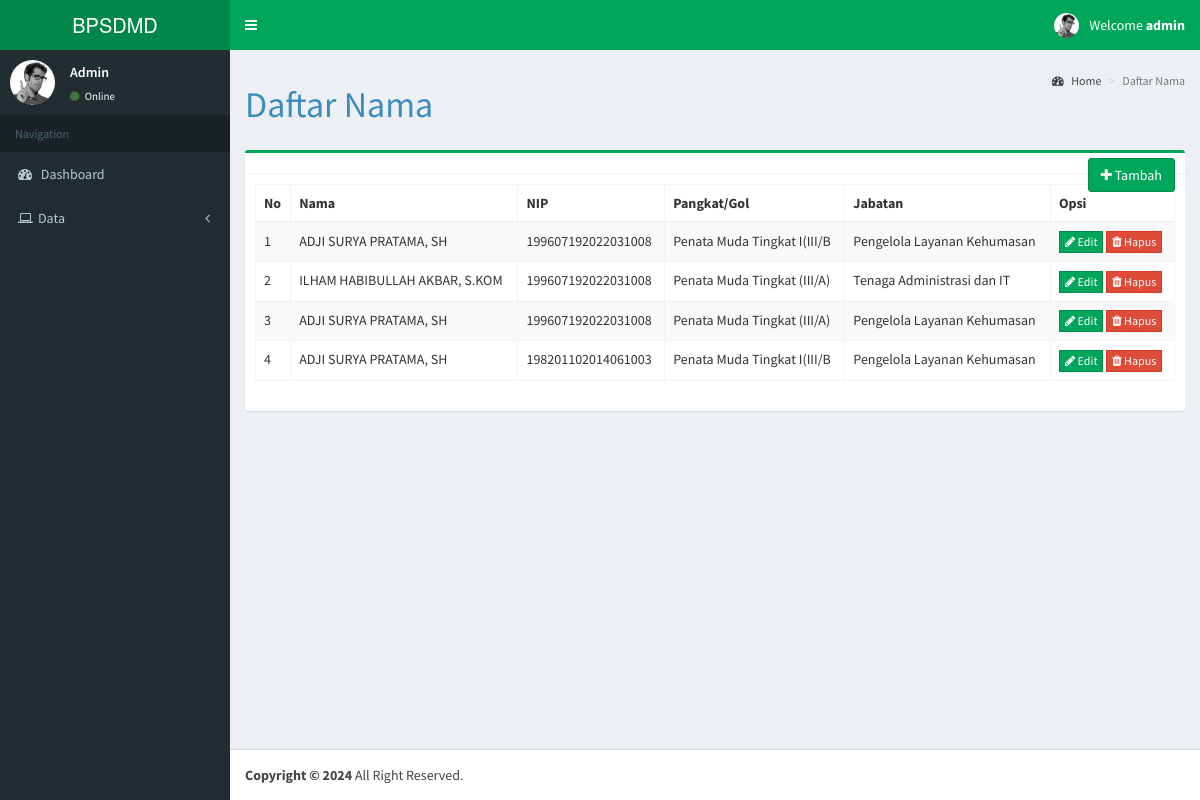
The page /daftar_nama.php (signed in) on the database as committed earlier.
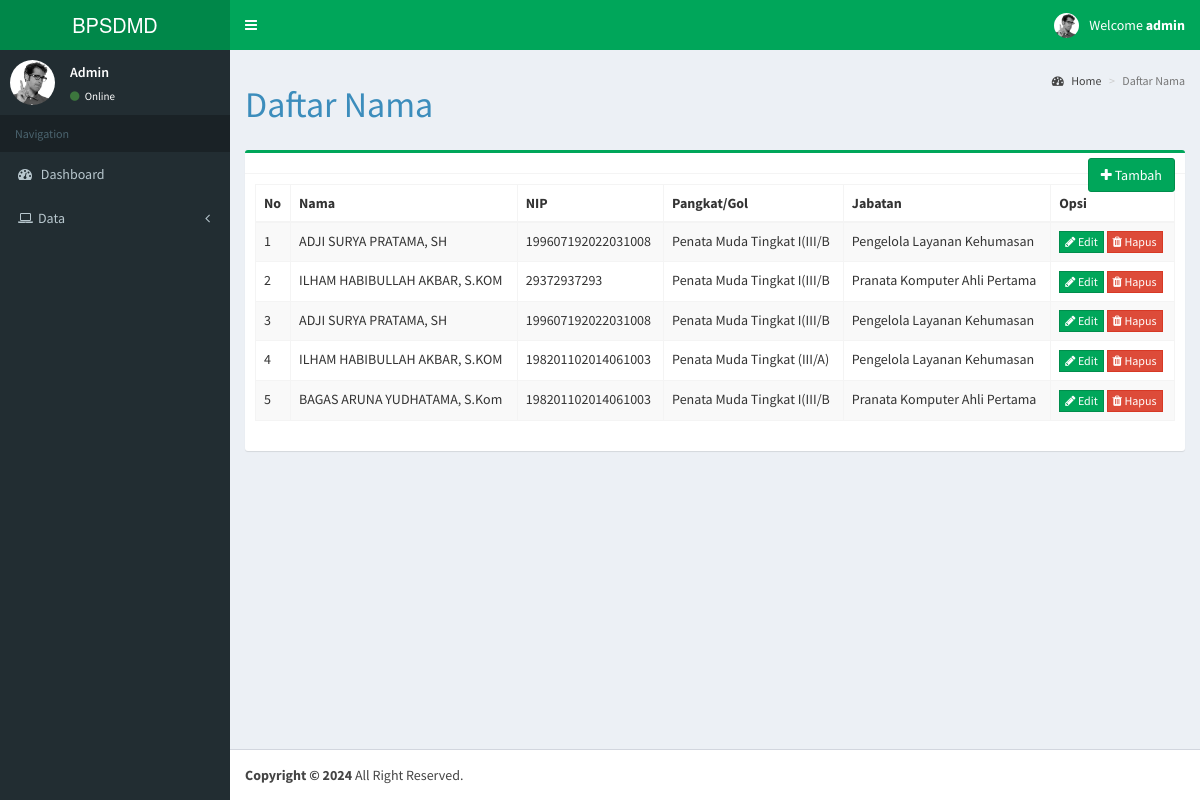
The same page on the database as committed later.
### tables this page shows
CREATE TABLE `daftar_nama` (
  `id_nama` int(11) NOT NULL,
  `nama` varchar(255) NOT NULL,
  `NIP` varchar(255) NOT NULL,
  `pangkat` varchar(255) NOT NULL,
  `jabatan` varchar(255) NOT NULL
);

### daftar_nama.php (the view, shortened to what this page needs)
<?php
include 'template/header_admin.php';
include 'koneksidb.php';
?>
<head>
<link href="https://cdn.jsdelivr.net/npm/select2@4.1.0-rc.0/dist/css/select2.min.css" rel="stylesheet" />
</head>
<div class="content-wrapper">
<section class="content-header">
  <h1>Daftar Nama
  </h1>
  <ol class="breadcrumb">
  <li><a href="index.php"><i class="fa fa-dashboard"></i> Home</a></li>
  <li class="active">Daftar Nama</li>
  </ol>
</section>
<section class="content">
  <div class="row">
    <div class="col-sm-12">
      <div class="box box-success">
        <div class="box-header with-border">
          <div class="box-tools pull-left">
            <a href="#" class="btn btn-success" data-toggle="modal" data-target="#tambahproduk"><i class="fa fa-plus"></i> Tambah</a>
          </div>
        </div>
        <div class="box-body">
          <div class="table-responsive22">
            <table id="datatable" class="table table-bordered table-striped">
              <thead>
                <tr>
                  <th>No</th>
                  <th>Nama</th>
                  <th>NIP</th>
                  <th>Pangkat/Gol</th>
                  <th>Jabatan</th>
                  <th>Opsi</th>
                </tr>
              </thead>
              <tbody>
                  <?php
                  $no = 1;
                    $queryview = mysqli_query($koneksi, "SELECT * FROM daftar_nama");
                    while ($row = mysqli_fetch_assoc($queryview)) {
                  ?>
                  <tr>
                    <td><?php echo $no++; ?></td>
                    <td><?php echo $row['nama'];?></td>
                    <td><?php echo $row['NIP'];?></td>
                    <td><?php echo $row['pangkat'];?></td>
                    <td><?php echo $row['jabatan'];?></td>
                    <td>
                      <a href="#" class="btn btn-success btn-flat btn-xs" data-toggle="modal" data-target="#updateproduk<?php echo $no; ?>"><i class="fa fa-pencil"></i> Edit</a>
                      <a href="#" class="btn btn-danger btn-flat btn-xs" data-toggle="modal" data-target="#deleteproduk<?php echo $no; ?>"><i class="fa fa-trash"></i> Hapus</a>
                          </div>
                        </div>
                      </div>
                    </td>
                  </tr>
                  <?php
                    }
                  ?>
<?php include 'template/footer.php'; ?>

### template/header_admin.php (shortened to what this page needs)
<?php
$sess = $_SESSION['user_role'];
?>
<!DOCTYPE html>
<html>
  <head>
    <link rel="stylesheet" href="aset/bootstrap/css/bootstrap.min.css">
    <link rel="stylesheet" href="https://maxcdn.bootstrapcdn.com/font-awesome/4.4.0/css/font-awesome.min.css">
    <link rel="stylesheet" href="https://code.ionicframework.com/ionicons/2.0.1/css/ionicons.min.css">
    <link rel="stylesheet" href="aset/plugins/jvectormap/jquery-jvectormap-1.2.2.css">
    <link rel="stylesheet" href="aset/dist/css/AdminLTE.min.css">
    <link rel="stylesheet" href="aset/dist/css/skins/_all-skins.min.css">
  </head>
  <body class="hold-transition skin-green sidebar-mini">
    <div class="wrapper">
      <header class="main-header">
        <a href="index.php" class="logo">
          <span class="logo-lg">BPSDMD</span>
        </a>
        <nav class="navbar navbar-static-top" role="navigation">
          <a href="#" class="sidebar-toggle" data-toggle="offcanvas" role="button">
          </a>
          <div class="navbar-custom-menu">
            <ul class="nav navbar-nav">
              <li class="dropdown user user-menu">
                <a href="#" class="dropdown-toggle" data-toggle="dropdown">
                  <img src="aset/img/cowok.jpg" class="user-image" alt="User Image">
                  <span class="hidden-xs">Welcome <b><?php echo $_SESSION['username']?></b></span>
                </a>
              </li>
            </ul>
          </div>
        </nav>
      </header>
      <aside class="main-sidebar">
        <section class="sidebar">
          <div class="user-panel">
            <div class="pull-left image">
              <img src="aset/img/cowok.jpg" class="img-circle" alt="User Image">
            </div>
            <div class="pull-left info">
              <p>
                <?php
                  echo $_SESSION['nama'];
                ?>
              </p>
              <a href="#"><i class="fa fa-circle text-success"></i> Online</a>
            </div>
          </div>
          <ul class="sidebar-menu">
            <li class="header">Navigation</li>
            <li><a href="index.php"><i class="fa fa-dashboard"></i> <span>Dashboard</span></a></li>
                <?php
                if($sess == "admin" || $sess == "user"){
                  echo "<li class='treeview'>";
                  echo "<a href='#'>";
                  echo "<i class='fa fa-laptop'></i><span>Data</span><i class='fa fa-angle-left pull-right'></i></a>";
                  echo "<li class='treeview'>";
                  echo "<a href='#'>";
                }
                ?>
            </li>
          </ul>
        </section>
      </aside>

### template/footer.php (shortened to what this page needs)
        <footer class="main-footer">
        <strong>Copyright &copy; 2024</strong> All Right Reserved.
      </footer>
  </body>
</html>

Rows that differ between the two databases and show on the page:
removed daftar_nama: nama "ILHAM HABIBULLAH AKBAR, S.KOM", NIP "199607192022031008", pangkat "Penata Muda Tingkat (III/A)", jabatan "Tenaga Administrasi dan IT"
removed daftar_nama: nama "ADJI SURYA PRATAMA, SH", NIP "199607192022031008", pangkat "Penata Muda Tingkat (III/A)", jabatan "Pengelola Layanan Kehumasan"
removed daftar_nama: nama "ADJI SURYA PRATAMA, SH", NIP "198201102014061003", pangkat "Penata Muda Tingkat I(III/B", jabatan "Pengelola Layanan Kehumasan"
added daftar_nama: nama "ILHAM HABIBULLAH AKBAR, S.KOM", NIP "29372937293", pangkat "Penata Muda Tingkat I(III/B", jabatan "Pranata Komputer Ahli Pertama"
added daftar_nama: nama "ADJI SURYA PRATAMA, SH", NIP "199607192022031008", pangkat "Penata Muda Tingkat I(III/B", jabatan "Pengelola Layanan Kehumasan"
added daftar_nama: nama "ILHAM HABIBULLAH AKBAR, S.KOM", NIP "198201102014061003", pangkat "Penata Muda Tingkat (III/A)", jabatan "Pengelola Layanan Kehumasan"
added daftar_nama: nama "BAGAS ARUNA YUDHATAMA, S.Kom", NIP "198201102014061003", pangkat "Penata Muda Tingkat I(III/B", jabatan "Pranata Komputer Ahli Pertama"
